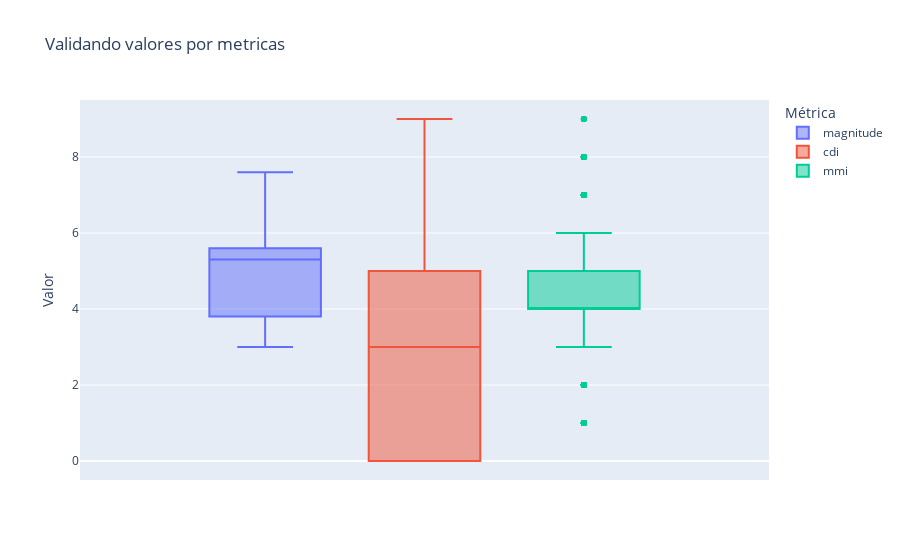

Notebook code for this chart:
### Code cell
df_meltada = pd.melt(
    df_dropped,
    value_vars=['magnitude', 'cdi', 'mmi'],  
    var_name='medida', 
    value_name='valor'  
)

fig_analise_outliers = px.box(data_frame=df_meltada, y='valor', color='medida',  labels={'valor': 'Valor', 'medida': 'Métrica'}, title='Validando valores por metricas')
fig_analise_outliers.show()

### Figure 1 — Plotly figure (JSON) as saved in the notebook; plotly's stock layout.template omitted (floating-point values rounded to 4 significant figures; data arrays with more than 128 entries replaced by an {"elided": "..."} marker saying what was removed)
{"data": [{"alignmentgroup": "True", "hovertemplate": "Métrica=magnitude<br>Valor=%{y}<extra></extra>", "legendgroup": "magnitude", "marker": {"color": "#636efa"}, "name": "magnitude", "notched": false, "offsetgroup": "magnitude", "orientation": "v", "showlegend": true, "type": "box", "x0": " ", "xaxis": "x", "y": {"elided": "1137 float values"}, "y0": " ", "yaxis": "y"}, {"alignmentgroup": "True", "hovertemplate": "Métrica=cdi<br>Valor=%{y}<extra></extra>", "legendgroup": "cdi", "marker": {"color": "#EF553B"}, "name": "cdi", "notched": false, "offsetgroup": "cdi", "orientation": "v", "showlegend": true, "type": "box", "x0": " ", "xaxis": "x", "y": {"elided": "1137 int values"}, "y0": " ", "yaxis": "y"}, {"alignmentgroup": "True", "hovertemplate": "Métrica=mmi<br>Valor=%{y}<extra></extra>", "legendgroup": "mmi", "marker": {"color": "#00cc96"}, "name": "mmi", "notched": false, "offsetgroup": "mmi", "orientation": "v", "showlegend": true, "type": "box", "x0": " ", "xaxis": "x", "y": {"elided": "1137 int values"}, "y0": " ", "yaxis": "y"}], "layout": {"autosize": true, "boxmode": "group", "legend": {"title": {"text": "Métrica"}, "tracegroupgap": 0}, "title": {"text": "Validando valores por metricas"}, "xaxis": {"anchor": "y", "autorange": true, "domain": [0, 1], "range": [-0.5062, 0.5062], "type": "category"}, "yaxis": {"anchor": "x", "autorange": true, "domain": [0, 1], "range": [-0.5, 9.5], "title": {"text": "Valor"}, "type": "linear"}}}
